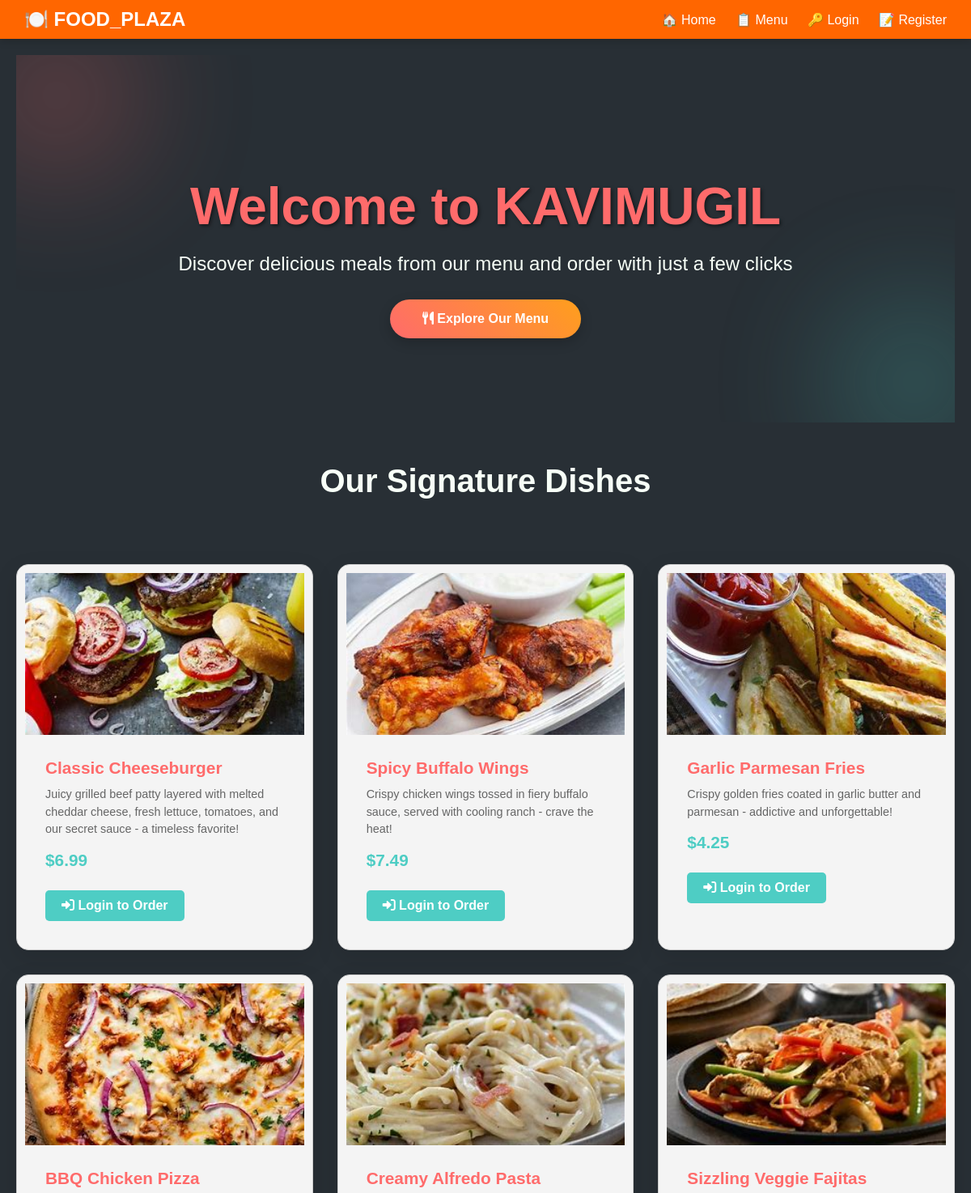
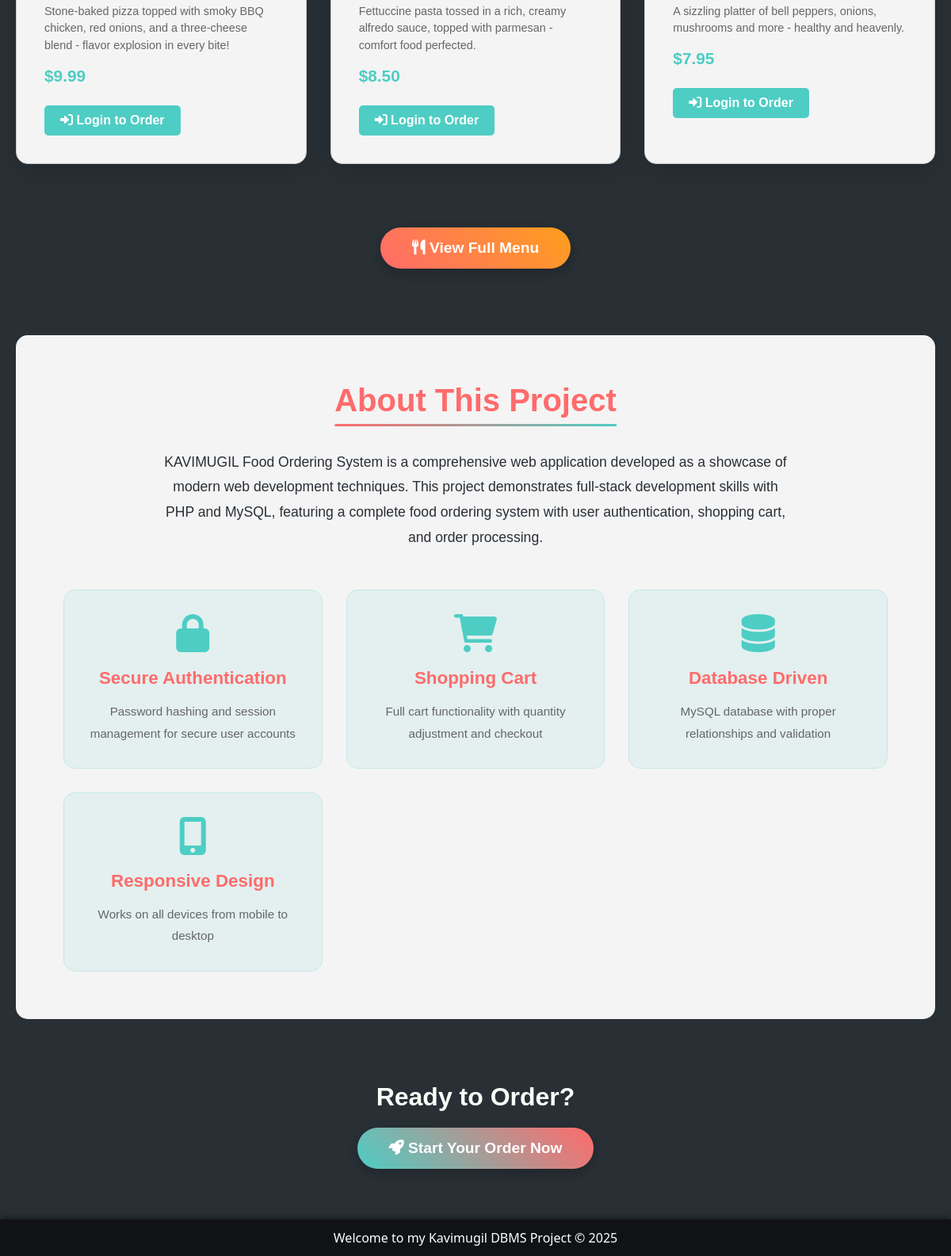
The page / on the database its author committed (2 pictures, top to bottom).
### tables this page shows
CREATE TABLE food_items (
    food_id INT AUTO_INCREMENT PRIMARY KEY,
    name VARCHAR(100) NOT NULL,
    description TEXT,
    price DECIMAL(10,2) NOT NULL CHECK (price >= 0),
    image_url VARCHAR(255) ,
    is_available BOOLEAN DEFAULT TRUE,
    created_at TIMESTAMP DEFAULT CURRENT_TIMESTAMP
);

### functions/functions.php (called while the page is built, shortened)
<?php
function getFoodItems($conn, $available_only = true) {
    $sql = "SELECT * FROM food_items";
    if($available_only) $sql .= " WHERE is_available = 1";
    $stmt = $conn->prepare($sql);
    $stmt->execute();
    return $stmt->fetchAll(PDO::FETCH_ASSOC);
}
?>

### index.php (the view, shortened to what this page needs)
<?php
require_once __DIR__ . '/includes/header.php';
require_once __DIR__ . '/functions/functions.php';
$food_items = getFoodItems($conn);
?>
<!DOCTYPE html>
<html lang="en">
<head>
    <link rel="stylesheet" href="https://cdnjs.cloudflare.com/ajax/libs/animate.css/4.1.1/animate.min.css">
    <link rel="stylesheet" href="https://cdnjs.cloudflare.com/ajax/libs/font-awesome/6.0.0-beta3/css/all.min.css">
</head>
<body>
    <div class="video-background">
    </div>
    <div class="container">
        <section class="hero">
            <h1 class="animate__animated animate__fadeInDown">Welcome to KAVIMUGIL</h1>
            <p class="animate__animated animate__fadeInUp">Discover delicious meals from our menu and order with just a few clicks</p>
            <a href="menu.php" class="btn animate__animated animate__fadeInUp animate__delay-1s">
                <i class="fas fa-utensils"></i> Explore Our Menu
            </a>
        </section>
        <h2 style="text-align: center; color: var(--light); margin-bottom: 30px; font-size: 2.5rem;"
            class="animate__animated animate__fadeIn">
            Our Signature Dishes
        </h2>
        <div class="food-grid">
            <?php
            $featured_items = array_slice($food_items, 0, 6);
            foreach($featured_items as $item):
            ?>
                <div class="food-item">
                    <img src="<?php echo $item['image_url']; ?>" alt="<?php echo htmlspecialchars($item['name']); ?>">
                    <div class="food-item-content">
                        <h4><?php echo htmlspecialchars($item['name']); ?></h4>
                        <p class="description"><?php echo htmlspecialchars($item['description']); ?></p>
                        <span class="price">$<?php echo number_format($item['price'], 2); ?></span>
                        <?php if(isset($_SESSION['user_id'])): ?>
                            <a href="menu.php?add_to_cart=<?php echo $item['food_id']; ?>">
                                <i class="fas fa-cart-plus"></i> Add to Cart
                            </a>
                        <?php else: ?>
                            <a href="login.php">
                                <i class="fas fa-sign-in-alt"></i> Login to Order
                            </a>
                        <?php endif; ?>
                    </div>
                </div>
            <?php endforeach; ?>
        </div>
        <div style="text-align: center; margin: 50px 0;">
            <a href="menu.php" class="btn" style="
                display: inline-block;
                padding: 15px 40px;
                background: linear-gradient(45deg, var(--primary), var(--accent));
                color: white;
                text-decoration: none;
                border-radius: 50px;
                font-size: 1.2rem;
                font-weight: bold;
                transition: all 0.3s ease;
                box-shadow: 0 5px 15px rgba(0,0,0,0.2);
                animation: pulse 2s infinite;
            ">
                <i class="fas fa-utensils"></i> View Full Menu
            </a>
        </div>
        <section class="about-section">
            <h2>About This Project</h2>
            <p>KAVIMUGIL Food Ordering System is a comprehensive web application developed as a showcase of modern web development techniques. This project demonstrates full-stack development skills with PHP and MySQL, featuring a complete food ordering system with user authentication, shopping cart, and order processing.</p>
            <div class="features">
                <div class="feature">
                    <i class="fas fa-lock"></i>
                    <h3>Secure Authentication</h3>
                    <p>Password hashing and session management for secure user accounts</p>
                </div>
                <div class="feature">
                    <i class="fas fa-shopping-cart"></i>
                    <h3>Shopping Cart</h3>
                    <p>Full cart functionality with quantity adjustment and checkout</p>
                </div>
                <div class="feature">
                    <i class="fas fa-database"></i>
                    <h3>Database Driven</h3>
                    <p>MySQL database with proper relationships and validation</p>
                </div>
                <div class="feature">
                    <i class="fas fa-mobile-alt"></i>
                    <h3>Responsive Design</h3>
                    <p>Works on all devices from mobile to desktop</p>
                </div>
            </div>
        </section>
        <div style="text-align: center; margin: 80px 0 40px;">
            <h2 style="color: var(--light); font-size: 2rem; margin-bottom: 20px;">Ready to Order?</h2>
            <a href="menu.php" class="btn floating" style="
                padding: 15px 40px;
                font-size: 1.2rem;
                background: linear-gradient(45deg, var(--secondary), var(--primary));
            ">
                <i class="fas fa-rocket"></i> Start Your Order Now
            </a>
        </div>
    </div>
    <?php require_once 'includes/footer.php'; ?>
</body>
</html>

### includes/header.php (shortened to what this page needs)
<!DOCTYPE html>
<html lang="en">
<head>
</head>
<body>
    <header>
        <div class="nav-container">
            <div class="app-title">
                🍽️ FOOD_PLAZA
            </div>
            <nav class="nav-links">
                <a href="../index.php">🏠 Home</a>
                <a href="../menu.php">📋 Menu</a>
                <?php if(isset($_SESSION['user_id'])): ?>
                    <a href="../user/cart.php">🛒 Cart</a>
                    <a href="../user/profile.php">👤 Profile</a>
                    <a href="../user/orders.php">📦 Orders</a>
                    <a href="../logout.php">🚪 Logout</a>
                <?php else: ?>
                    <a href="../login.php">🔑 Login</a>
                    <a href="../register.php">📝 Register</a>
                <?php endif; ?>
            </nav>
        </div>
    </header>
    <main>

### includes/footer.php
    </main>
    <footer>
        <p>Welcome to my Kavimugil DBMS Project &copy; <?php echo date('Y'); ?></p>
    </footer>
</body>
</html>

### includes/header.php (style rules this page uses)
* { margin: 0; padding: 0; box-sizing: border-box; }
body { font-family: 'Segoe UI', Tahoma, Geneva, Verdana, sans-serif; }
header { position: sticky; top: 0; background-color: #ff6600; color: white; padding: 10px 30px; z-index: 1000; box-shadow: 0 2px 10px rgba(0,0,0,0.2); animation: slideDown 0.5s ease; }
.nav-container { display: flex; justify-content: space-between; align-items: center; }
.app-title { font-size: 24px; font-weight: bold; display: flex; align-items: center; gap: 10px; }
.nav-links a { color: white; text-decoration: none; margin-left: 20px; font-weight: 500; transition: transform 0.2s ease, color 0.3s ease; }
html, body { height: 100%; margin: 0; }
body { display: flex; flex-direction: column; min-height: 100vh; }
main { flex: 1; }
footer { background: rgba(0, 0, 0, 0.6); color: white; text-align: center; padding: 12px 20px; font-size: 16px; width: 100%; box-shadow: 0 -2px 8px rgba(0,0,0,0.5); font-family: 'Segoe UI', Tahoma, Geneva, Verdana, sans-serif; }
.food-grid { display: grid; grid-template-columns: repeat(3, 1fr); gap: 20px; }
.food-item { border: 1px solid #ccc; padding: 10px; }

### rows shown on the page
food_items: image_url (picture), name "Classic Cheeseburger", description "Juicy grilled beef patty layered with melted cheddar cheese, fresh lettuce, tomatoes, and our secret sauce - a timeless favorite!", price "6.99"
food_items: image_url (picture), name "Spicy Buffalo Wings", description "Crispy chicken wings tossed in fiery buffalo sauce, served with cooling ranch - crave the heat!", price "7.49"
food_items: image_url (picture), name "Garlic Parmesan Fries", description "Crispy golden fries coated in garlic butter and parmesan - addictive and unforgettable!", price "4.25"
food_items: image_url (picture), name "BBQ Chicken Pizza", description "Stone-baked pizza topped with smoky BBQ chicken, red onions, and a three-cheese blend - flavor explosion in every bite!", price "9.99"
food_items: image_url (picture), name "Creamy Alfredo Pasta", description "Fettuccine pasta tossed in a rich, creamy alfredo sauce, topped with parmesan - comfort food perfected.", price "8.50"
food_items: image_url (picture), name "Sizzling Veggie Fajitas", description "A sizzling platter of bell peppers, onions, mushrooms and more - healthy and heavenly.", price "7.95"
